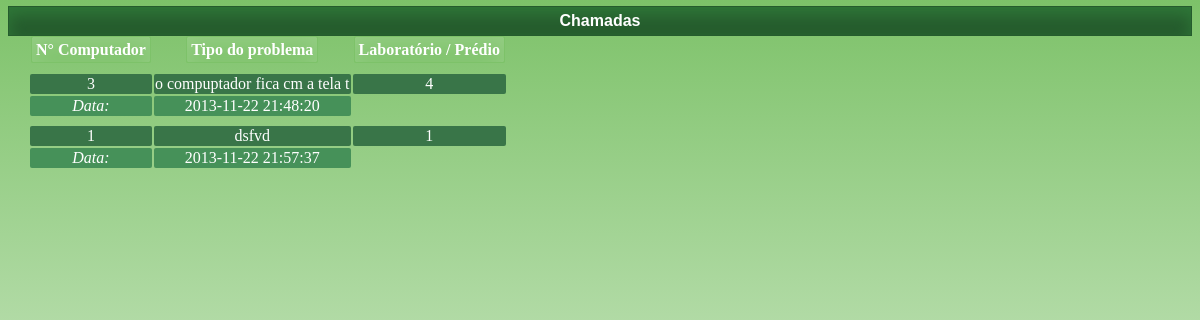
The page /projeto/user_chamadas.php (signed in) on the database its author committed.
### tables this page shows
CREATE TABLE IF NOT EXISTS `info_problemas` (
  `cod_info_problemas` int(11) NOT NULL AUTO_INCREMENT,
  `cod_lab` int(11) NOT NULL,
  `computador` int(3) NOT NULL,
  `tipo` varchar(100) NOT NULL,
  `descricao` varchar(500) NOT NULL,
  `dt_informado` timestamp NOT NULL DEFAULT CURRENT_TIMESTAMP ON UPDATE CURRENT_TIMESTAMP,
  `status` varchar(10) NOT NULL,
  `cod_usuario` int(11) NOT NULL,
  `cod_manutencao` int(11) NOT NULL,
  PRIMARY KEY (`cod_info_problemas`),
  KEY `cod_usuario` (`cod_usuario`),
  KEY `cod_lab` (`cod_lab`),
  KEY `cod_manutencao` (`cod_manutencao`)
);

### projeto/user_chamadas.php (the view, shortened to what this page needs)
<?php
			if(isset($_SESSION['usuario_on'])){
             require("parte_topo.php");
?>
<div class="chamadas">
<?php
 echo'<br><h4 id="h4_solici">Chamadas</h4>';
    $user_cod = $_SESSION['usuario_on']['cod_usuario'];
    $pesquisa = mysql_query("SELECT *  FROM `info_problemas` WHERE `cod_usuario` = ".$user_cod."");
    if(mysql_num_rows($pesquisa) > 0){
        echo'<table><br><br>
<tr>
    <td><b>N° Computador   </b></td>
    <td><b>Tipo do problema    </b></td>
    <td><b>Laboratório / Prédio </b></td>
</tr>
<tr><td>
<tr><td>
<tr><td>
';
        while($var = mysql_fetch_array($pesquisa)){
        $cod_lab = $var[1];
        $computador = $var[2];
        $tipo = $var[3];
        $dt_informado = $var[5];
        echo'
<tr>
    <td class="td_info">'.$computador.'</td>
    <td class="td_info">'.$tipo.'</td>
    <td class="td_info">'.$cod_lab.'</td>
</tr>
<tr>
    <td class="td_data"><i>Data: </i></td>
    <td class="td_data">'.$dt_informado.'</td>
</tr>
<tr><td>
<tr><td>
            ';
    }
    echo'</table>';
    }else{
        echo'Nenhuma nova chamada feita por você';
    }
?>
</div>
<?php
}else{
    header("location:index.php");
}
?>

### projeto/css/02.css (style rules this page uses)
#h4_solici { margin-top: -20px; color: #fff; padding: 5px; box-shadow: inset 0px 8px 15px #2F7738; border: 1px solid #255C2D; background-color: #255C2D; }
h4 { color: #fff; }

### projeto/css/03.css (style rules this page uses)
.chamadas table { font-family: verdana; margin-left: 20px; margin-top: -55px; }
.td_data, .td_info { border-radius: 2px; padding: 3; }
.td_info { color:#fff; background-color: #397548; cursor: pointer; }
.td_data { background-color: #469159; }
.chamadas table b { background-color: #7DC269; padding: 4px; border: 1px solid #7dc269; box-shadow: inset 0px 8px 25px #96CE86; border-radius: 2px; }

### rows shown on the page
info_problemas: computador "3", tipo "o compuptador fica cm a tela t", cod_lab "4", dt_informado "2013-11-22 21:48:20"
info_problemas: computador "1", tipo "dsfvd", cod_lab "1", dt_informado "2013-11-22 21:57:37"
